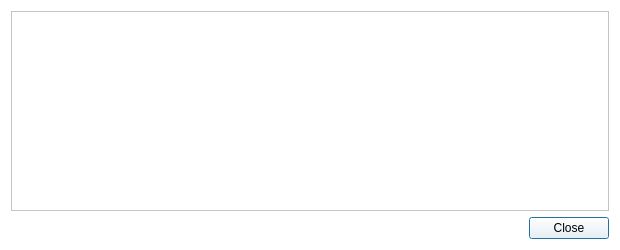
<?xml version="1.0" encoding="UTF-8"?>
<ui version="4.0">
 <class>TransactionDescDialog</class>
 <widget class="QDialog" name="TransactionDescDialog">
  <property name="geometry">
   <rect>
    <x>0</x>
    <y>0</y>
    <width>620</width>
    <height>250</height>
   </rect>
  </property>
  <property name="windowTitle">
   <string notr="true">Transaction details</string>
  </property>
  <property name="styleSheet">
   <string notr="true">font: 8pt &quot;UD Digi Kyokasho NP-R&quot;;
background-color: rgb(255, 255, 255)
</string>
  </property>
  <layout class="QVBoxLayout" name="verticalLayout">
   <item>
    <widget class="QTextEdit" name="detailText">
     <property name="toolTip">
      <string>This pane shows a detailed description of the transaction</string>
     </property>
     <property name="readOnly">
      <bool>true</bool>
     </property>
    </widget>
   </item>
   <item>
    <widget class="QDialogButtonBox" name="buttonBox">
     <property name="orientation">
      <enum>Qt::Horizontal</enum>
     </property>
     <property name="standardButtons">
      <set>QDialogButtonBox::Close</set>
     </property>
    </widget>
   </item>
  </layout>
 </widget>
 <resources/>
 <connections>
  <connection>
   <sender>buttonBox</sender>
   <signal>accepted()</signal>
   <receiver>TransactionDescDialog</receiver>
   <slot>accept()</slot>
   <hints>
    <hint type="sourcelabel">
     <x>20</x>
     <y>20</y>
    </hint>
    <hint type="destinationlabel">
     <x>20</x>
     <y>20</y>
    </hint>
   </hints>
  </connection>
  <connection>
   <sender>buttonBox</sender>
   <signal>rejected()</signal>
   <receiver>TransactionDescDialog</receiver>
   <slot>reject()</slot>
   <hints>
    <hint type="sourcelabel">
     <x>20</x>
     <y>20</y>
    </hint>
    <hint type="destinationlabel">
     <x>20</x>
     <y>20</y>
    </hint>
   </hints>
  </connection>
 </connections>
</ui>
